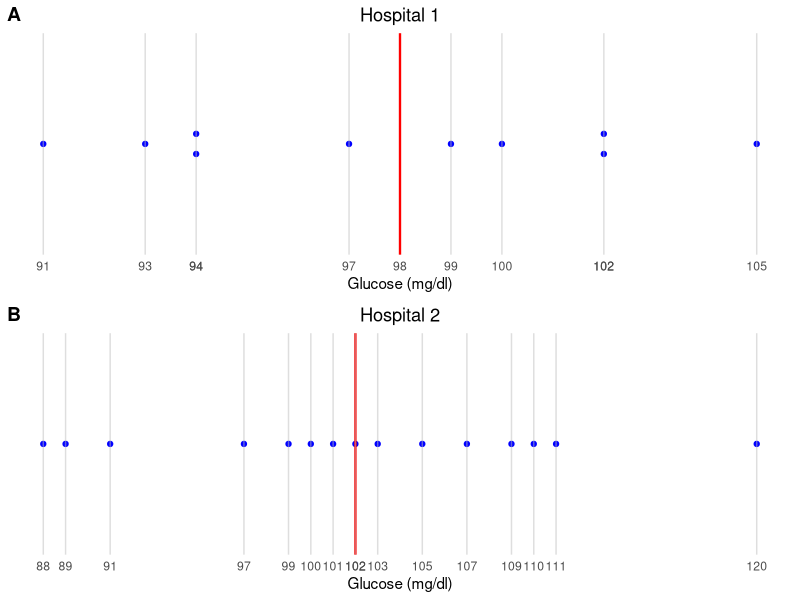
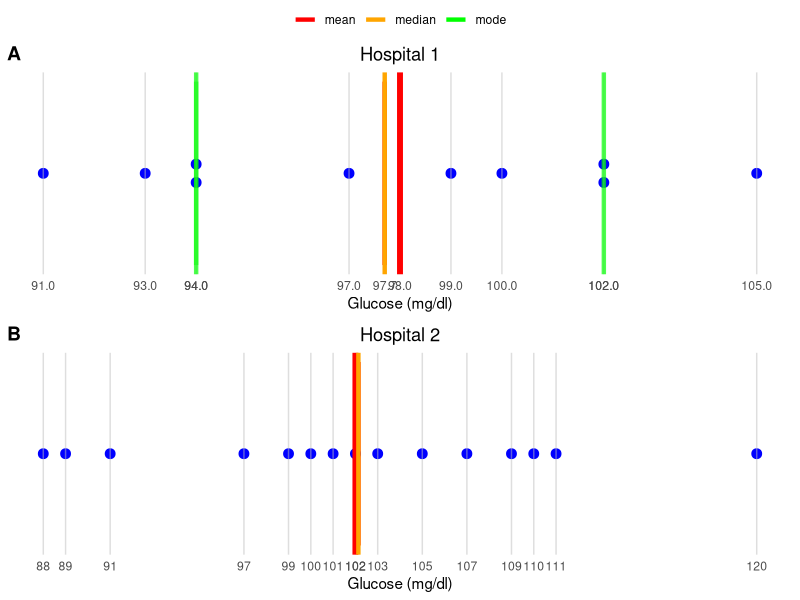

These figures' R source, in order:
## ---- chunk 1
knitr::opts_chunk$set(echo = TRUE)
library(ggplot2)
library(ggpubr)
## ---- chunk 2

osp1 <- c(93, 97, 94, 102, 105, 99, 94, 100, 102, 91)
osp2 <- c(89, 88, 109, 102, 91, 120, 103, 99, 105, 111, 100, 101, 97, 110, 107)

m1 <- ggplot() +
  geom_point(aes(x = sort(osp1), y = c(1,1,0.9,1.1,1,1,1,0.9,1.1,1)), color = "blue") +
  geom_vline(xintercept = median(osp1), color = "red", size = 0.8) +
  theme_minimal(base_line_size = 0) +
  scale_x_continuous(breaks = c(osp1, median(osp1))) +
  scale_y_continuous(limits = c(0,2), breaks = NULL) +
  xlab("Glucose (mg/dl)") +
  ylab(NULL) +
  geom_vline(xintercept = osp1, color = "gray", alpha = 0.5) +
  labs(title = "Hospital 1")+
  theme(plot.title = element_text(hjust = 0.5))

m2 <- ggplot() +
  geom_point(aes(x = sort(osp2), y = rep(1, 15)), color = "blue") +
  geom_vline(xintercept = median(osp2), color = "red", size = 0.8) +
  theme_minimal(base_line_size = 0) +
  scale_x_continuous(breaks = c(osp2, median(osp2))) +
  scale_y_continuous(limits = c(0,2), breaks = NULL) +
  xlab("Glucose (mg/dl)") +
  ylab(NULL) +
  geom_vline(xintercept = osp2, color = "gray", alpha = 0.5) +
  labs(title = "Hospital 2")+
  theme(plot.title = element_text(hjust = 0.5))

ggarrange(m1, m2, nrow = 2, labels = "AUTO")

## ---- chunk 3
valori1 <- data.frame(
    "val" = c(mean(osp1), median(osp1), 94),
    "cosa" = c("mean", "median", "mode")
  )

all1 <- ggplot() +
  geom_point(aes(x = sort(osp1), y = c(1,1,0.9,1.1,1,1,1,0.9,1.1,1)), color = "blue", size = 3) +
  geom_line(aes(x = c(valori1$val, valori1$val), y = c(rep(0, 3), rep(2, 3)), color = c(valori1$cosa, valori1$cosa)), size = 1.5, 
            alpha = c(1, 1, 1, 1, 0.5, 0.5))+
  theme_minimal(base_line_size = 0) +
  scale_x_continuous(breaks = c(osp1, mean(osp1), median(osp1))) +
  scale_y_continuous(limits = c(0, 2), breaks = NULL) +
  xlab("Glucose (mg/dl)") +
  ylab(NULL) +
  geom_vline(xintercept = osp1, color = "gray", alpha = 0.5) +
  labs(title = "Hospital 1") +
  theme(legend.title = element_blank()) +
  scale_color_manual(values = c("red", "orange", "green")) +
  geom_vline(xintercept = median(osp1), color = "red", size = 2) +
  geom_vline(xintercept = mean(osp1), color = "orange", size = 1.5) +
  geom_vline(xintercept = c(94, 102), color="green", alpha = .7, size = 1.5) +
  theme(plot.title = element_text(hjust = 0.5))


valori2 <- data.frame(
  "val" = c(mean(osp2), median(osp2)),
  "cosa" = c("mean", "median")
)

all2 <- ggplot() +
  geom_point(aes(x = sort(osp2), y = rep(1, 15)), color = "blue", size = 3) +
  geom_line(aes(x = c(valori2$val, valori2$val), y = c(rep(0, 2), rep(2, 2)), color = c(valori2$cosa, valori2$cosa)), size = 1.5)+
  theme_minimal(base_line_size = 0) +
  scale_x_continuous(breaks = c(osp2, median(osp2))) +
  scale_y_continuous(limits = c(0, 2), breaks = NULL) +
  xlab("Glucose (mg/dl)") +
  ylab(NULL) +
  geom_vline(xintercept = osp2, color = "gray", alpha = 0.5) +
  labs(title = "Hospital 2") +
  theme(legend.title = element_blank()) +
  scale_color_manual(values = c("red", "orange")) +
  geom_vline(xintercept = median(osp2), color = "red", size = 2) +
  geom_vline(xintercept = mean(osp2), color = "orange", size = 1.5) +
  theme(plot.title = element_text(hjust = 0.5))


ggarrange(all1, all2, nrow = 2, labels = "AUTO", common.legend = T)

